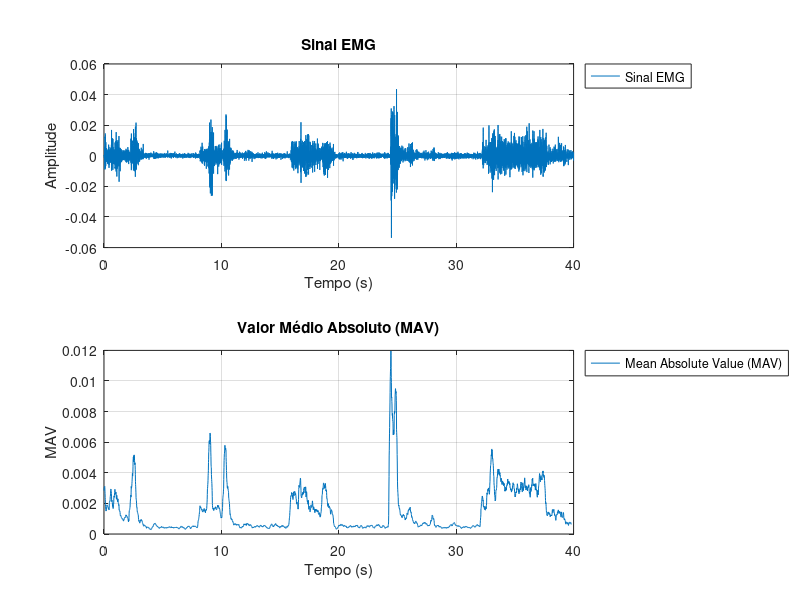

Here is the MATLAB script that generated this plot:
% Carregar os dados do sinal EMG
load('08.mat'); 

fs = 2000; % Frequência de amostragem (Hz)
Tq = 200e-3; % Tamanho do quadro (200 ms)
delta_Tq = 10e-3; % Deslocamento do quadro (10 ms)

N = round(Tq * fs); % Número de amostras por quadro
delta_N = round(delta_Tq * fs); % Deslocamento em amostras

% Vetor de tempo
tempo = (0:length(tmp)-1) / fs;

% Cálculo do MAV
num_quadros = floor((length(tmp) - N) / delta_N) + 1;
MAV = zeros(1, num_quadros);
tempo_MAV = zeros(1, num_quadros);

for k = 1:num_quadros
    indice_inicial = (k-1) * delta_N + 1;
    indice_final = indice_inicial + N - 1;
    
    if indice_final > length(tmp)
        break;
    end
    
    quadro = tmp(indice_inicial:indice_final);
    MAV(k) = mean(abs(quadro));
    tempo_MAV(k) = tempo(indice_inicial);
end

% Criar figura
figure;

% Plotando o sinal EMG original
subplot(2,1,1);
plot(tempo, tmp);
title('Sinal EMG');
xlabel('Tempo (s)');
ylabel('Amplitude');
grid on;
legend('Sinal EMG', 'Location', 'northeastoutside'); % Posiciona a legenda fora do gráfico

% Plotando MAV
subplot(2,1,2);
plot(tempo_MAV, MAV);
title('Valor Médio Absoluto (MAV)');
xlabel('Tempo (s)');
ylabel('MAV');
grid on;
legend('Mean Absolute Value (MAV)', 'Location', 'northeastoutside'); % Posiciona a legenda fora do gráfico

% Ajustar tamanho da figura para evitar sobreposição
set(gcf, 'Position', [100, 100, 900, 600]); % Aumenta o tamanho da janela para acomodar as legendas

% Salvar a figura
saveas(gcf, 'resultado_EMG.jpg');
